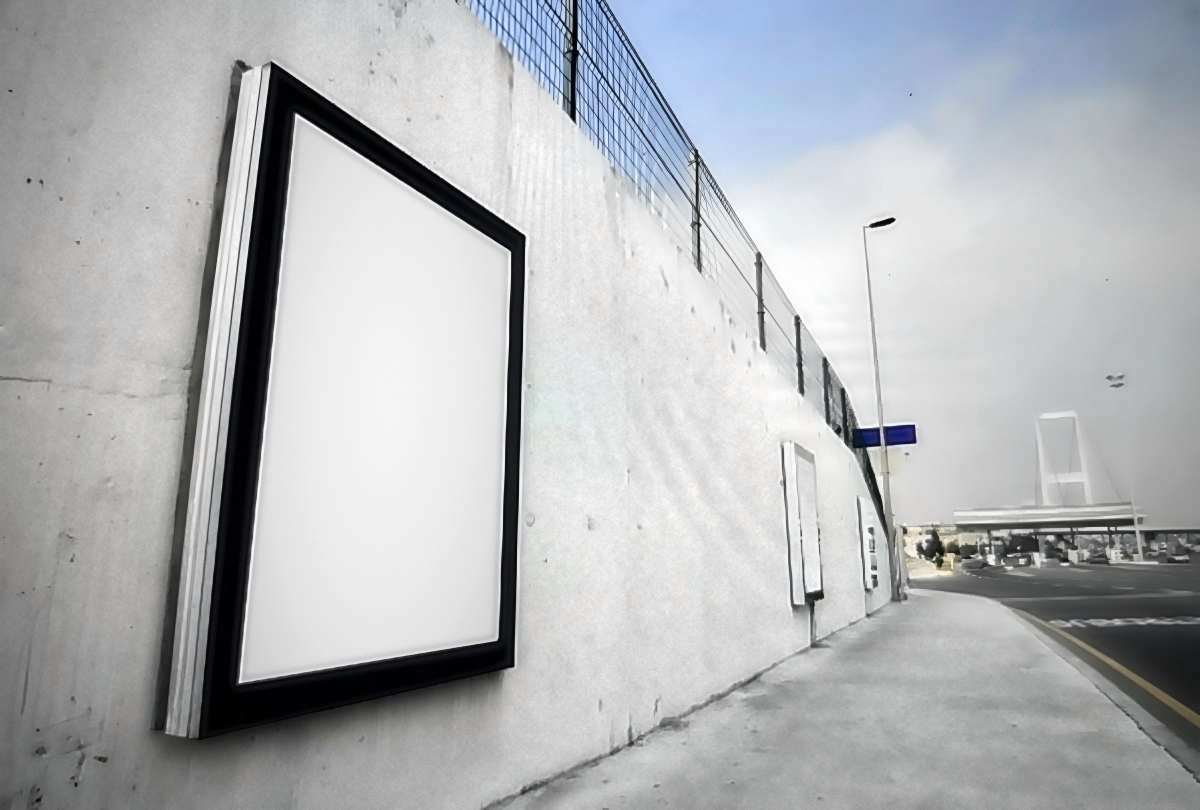
#> input picture explorations/visuels-affiches/_build/maquettes/rue.jpg, 2400 x 1620 px, given in place of m1.jpg, which was not available (shown at 1/2 size)
$ python mock_detect.py maquettes/rue.jpg maquettes/mur-noir.jpg
#> lines starting #> are read from the running program, lines starting #| are printed output that depends on the picture; after the words box and inside, x2 and y2 are one past the last pixel; in counts of white or black regions, pixels touching at a corner belong together
"""Repère chaque panneau blanc à partir d'un point en son centre (zone claire fermée par le cadre noir), puis ses 4 coins."""
import json
import sys
import cv2
import numpy as np

src, out = sys.argv[1], sys.argv[2]
SEEDS = {'m1': [(756, 780), (1602, 1044), (1740, 1080)],
         'm2': [(350, 504), (1184, 498), (2010, 504)],
         'm3': [(1170, 666)]}
res = {}
for n, seeds in SEEDS.items():
    img = cv2.imread(f'{src}/{n}.jpg')
#> img is the input picture: shape (1620, 2400, 3); mean B, G, R 182.7, 179.9, 177.2
    lum = cv2.cvtColor(img, cv2.COLOR_BGR2GRAY)
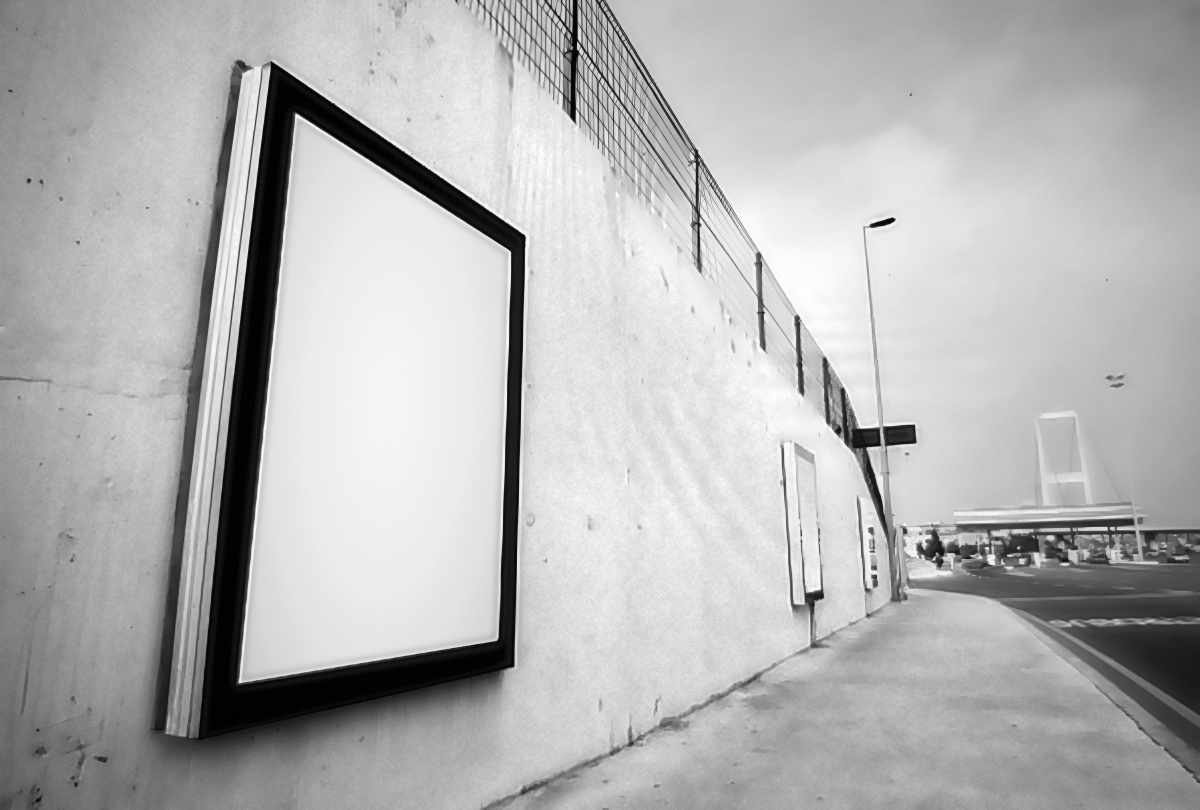
#> lum: shape (1620, 2400) (shown at 1/2 size); min 0, max 255, mean 179.4
    res[n] = []
    for (x, y) in seeds:
        found = None
        for thr in (165, 150, 135, 120):
            m = (lum > thr).astype(np.uint8)
            m = cv2.morphologyEx(m, cv2.MORPH_OPEN, np.ones((5, 5), np.uint8))
            k, lab = cv2.connectedComponents(m)
            comp = (lab == lab[y, x]).astype(np.uint8)
            if lab[y, x] == 0:
                continue
            area = int(comp.sum())
            cs, _ = cv2.findContours(comp, cv2.RETR_EXTERNAL, cv2.CHAIN_APPROX_NONE)
            c = max(cs, key=cv2.contourArea)
            hull = cv2.convexHull(c)
            peri = cv2.arcLength(hull, True)
            for eps in (0.01, 0.02, 0.03, 0.05):
                q = cv2.approxPolyDP(hull, eps * peri, True)
                if len(q) == 4:
                    break
            print(n, (x, y), 'seuil', thr, 'aire', area, 'coins', len(q), q.reshape(-1, 2).tolist())
            if len(q) == 4 and area < lum.size * 0.4:
                found = q.reshape(-1, 2).tolist()
                break
        res[n].append(found)
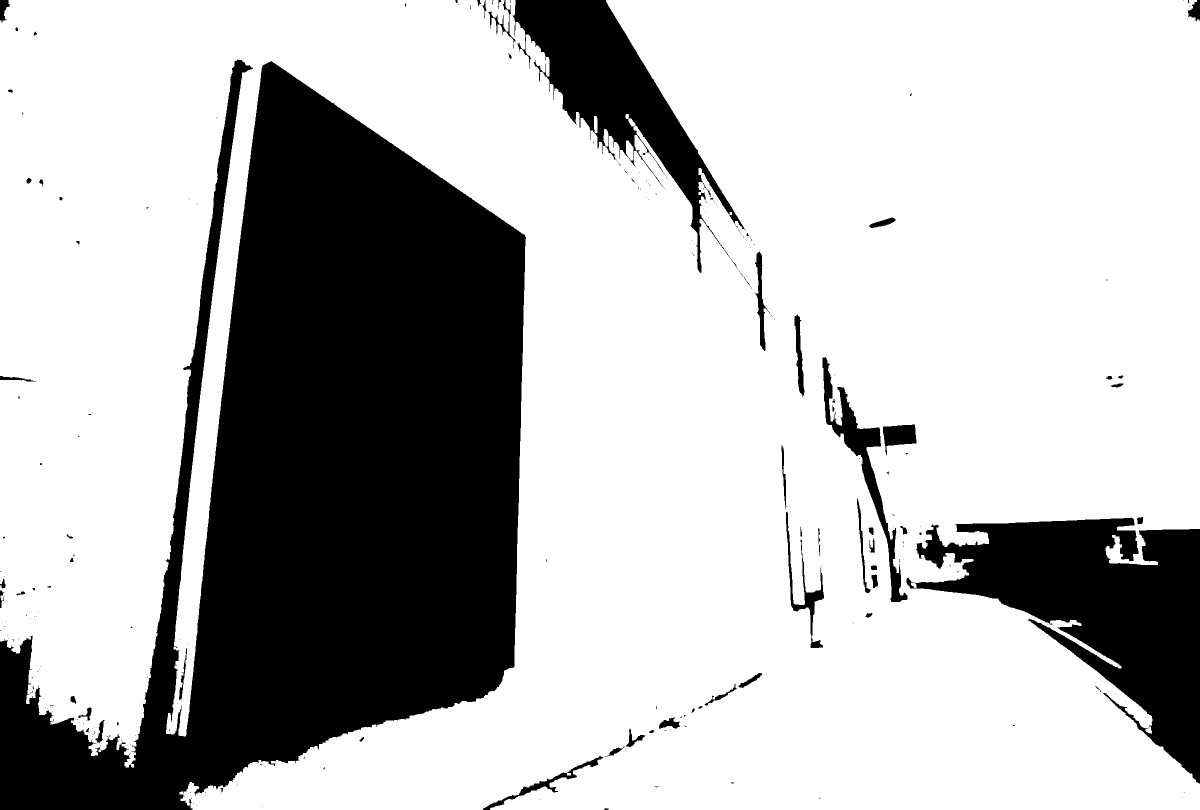
#> comp: shape (1620, 2400) (shown at 1/2 size); values 0 (black) and 1 (white), 72.8% white; 277 black regions (209 under 20 px), largest, box (x1, y1, x2, y2) and area: (0, 119, 1052, 1620) 822586, (1813, 1035, 2400, 1567) 136465, (1025, 0, 1491, 546) 66786
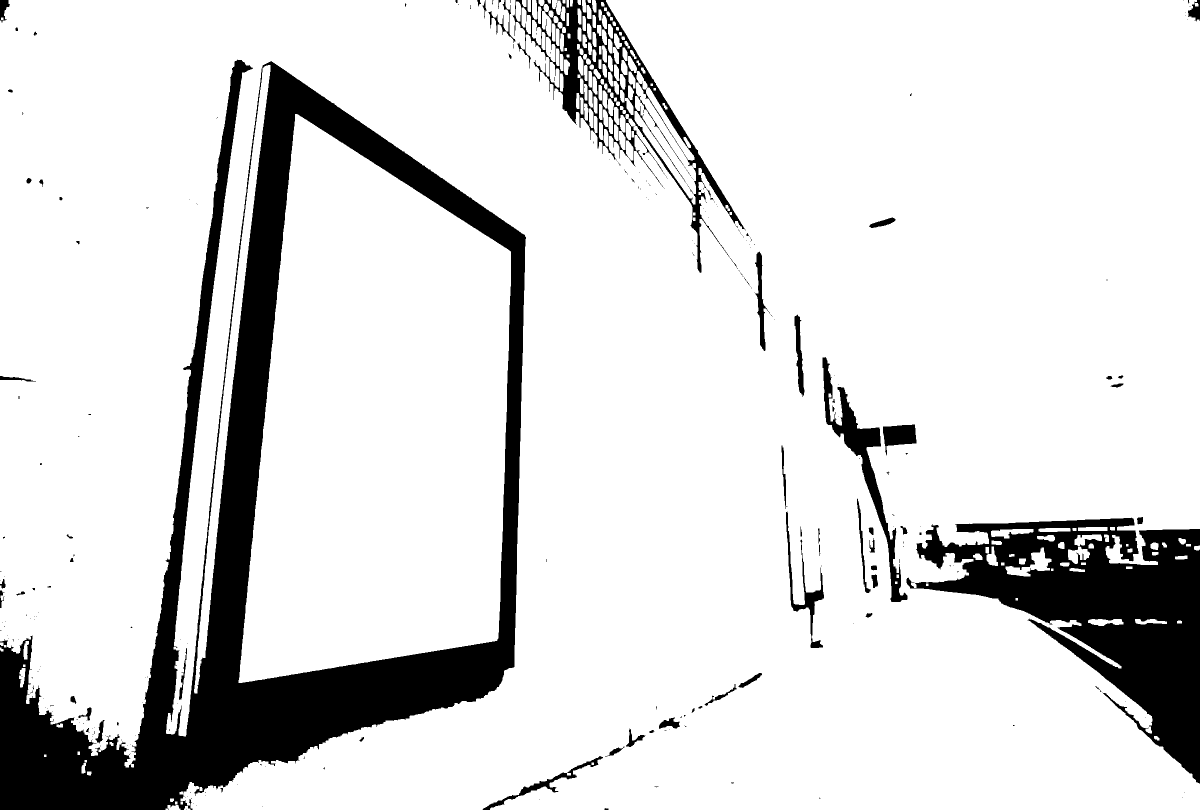
#> m: shape (1620, 2400) (shown at 1/2 size); values 0 (black) and 1 (white), 86.5% white; 302 black regions (234 under 20 px), largest, box (x1, y1, x2, y2) and area: (0, 119, 1052, 1620) 336402, (1813, 1035, 2400, 1567) 126293, (1025, 0, 1491, 546) 30516
#> pass 2 of the loop `for n, seeds in SEEDS.items():`:
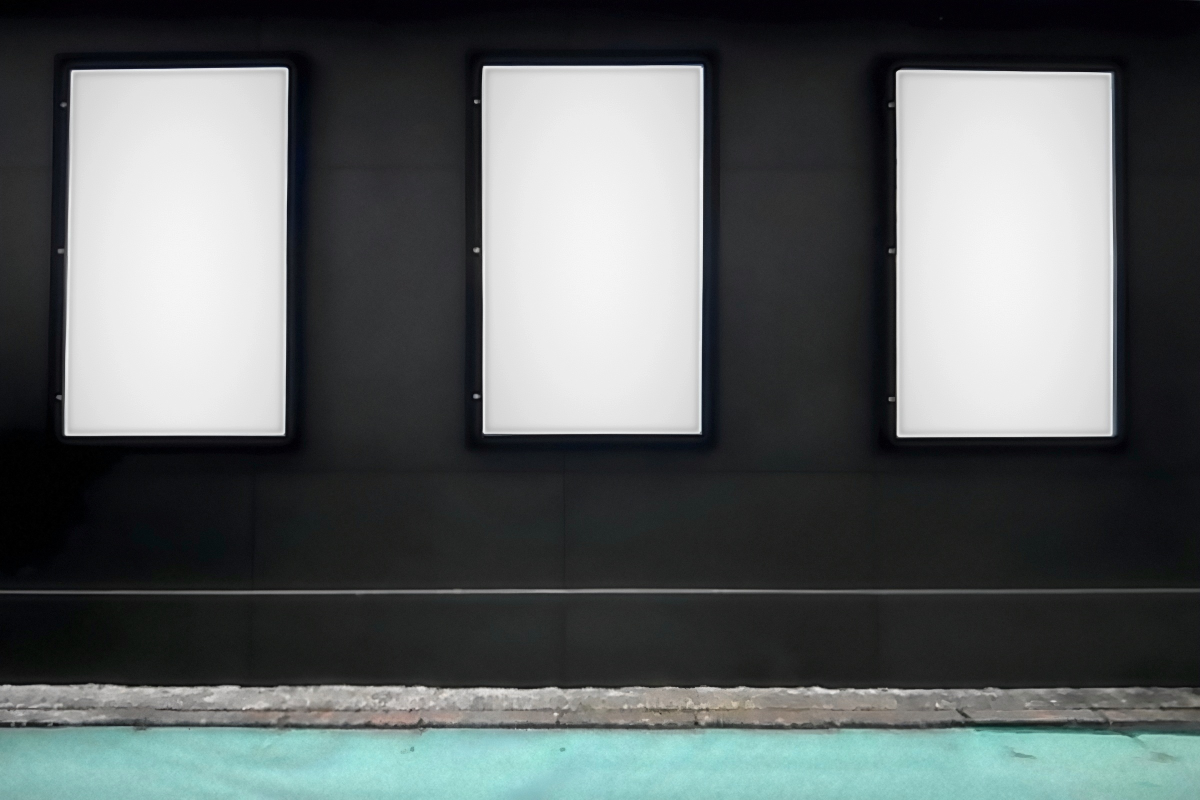
#> input picture explorations/visuels-affiches/_build/maquettes/mur-noir.jpg, 2400 x 1600 px, given in place of m2.jpg, which was not available (shown at 1/2 size)
#> img is the input picture: shape (1600, 2400, 3); mean B, G, R 100.2, 99.7, 94.3
#> lum: shape (1600, 2400)
#> the loop `for (x, y) in seeds:` made 3 passes
#| m2 (350, 504) seuil 165 aire 321577 coins 4 [[575, 137], [569, 866], [131, 870], [144, 141]]
#| m2 (1184, 498) seuil 165 aire 324109 coins 4 [[1402, 132], [1402, 861], [968, 867], [967, 132]]
#| m2 (2010, 504) seuil 165 aire 315864 coins 4 [[1794, 142], [2222, 147], [2222, 871], [1793, 869]]
#> after the loop `for (x, y) in seeds:`:
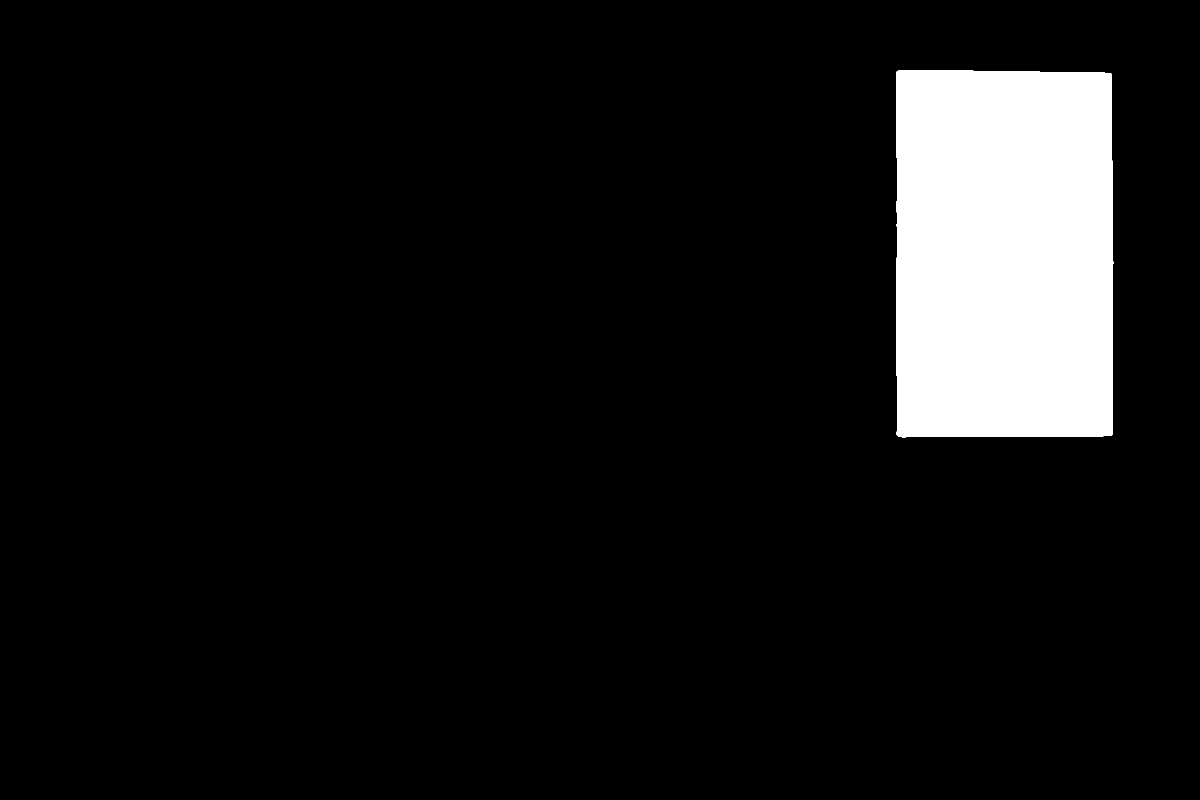
#> comp: shape (1600, 2400) (shown at 1/2 size); values 0 (black) and 1 (white), 8.2% white; 1 white region, box (x1, y1, x2, y2) and area: (1792, 140, 2227, 875) 315864
#> after the loop `for (x, y) in seeds:`:
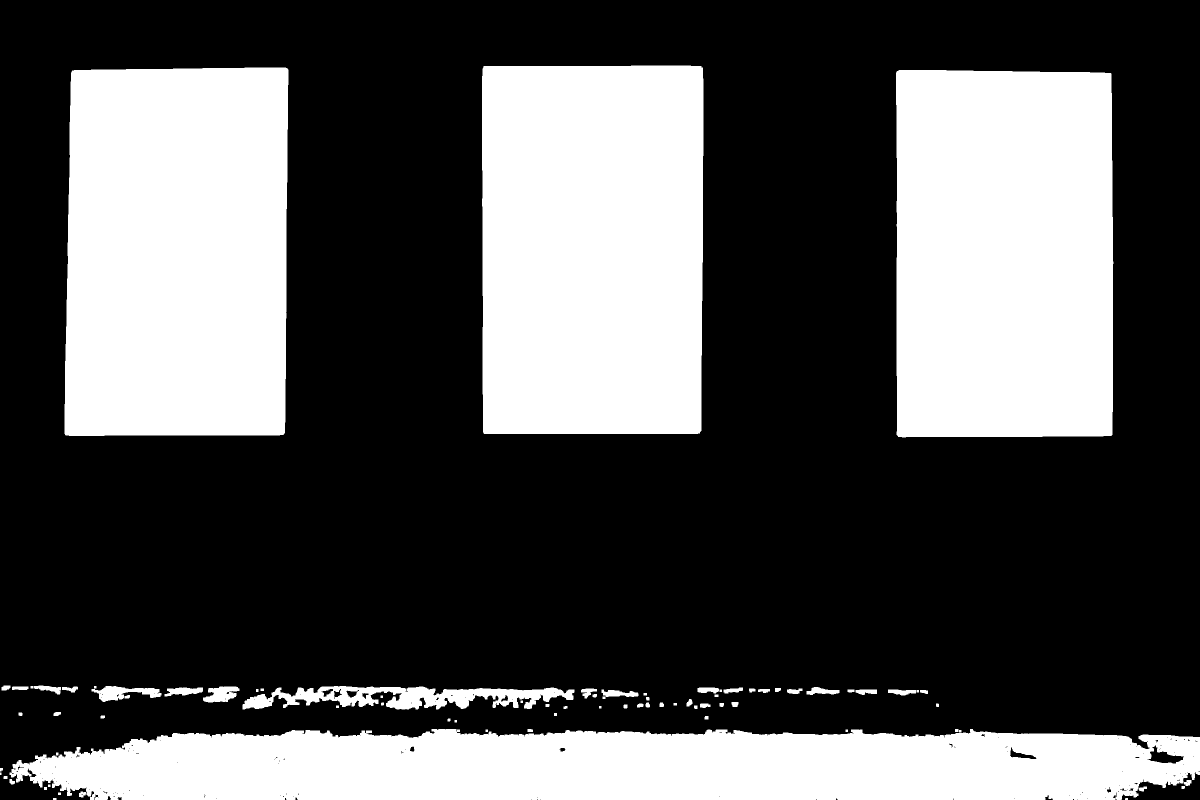
#> m: shape (1600, 2400) (shown at 1/2 size); values 0 (black) and 1 (white), 33.4% white; 80 white regions (1 under 20 px), largest, box (x1, y1, x2, y2) and area: (964, 131, 1407, 868) 324109, (129, 135, 577, 872) 321577, (1792, 140, 2227, 875) 315864
json.dump(res, open(out, 'w'))
